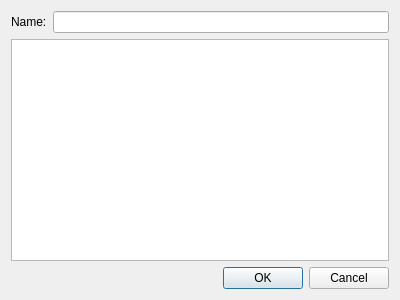
<?xml version="1.0" encoding="UTF-8"?>
<ui version="4.0">
 <class>GuiScriptDialog</class>
 <widget class="QDialog" name="GuiScriptDialog">
  <property name="geometry">
   <rect>
    <x>0</x>
    <y>0</y>
    <width>400</width>
    <height>300</height>
   </rect>
  </property>
  <property name="windowTitle">
   <string>Dialog</string>
  </property>
  <layout class="QVBoxLayout" name="verticalLayout">
   <item>
    <layout class="QFormLayout" name="formLayout">
     <item row="0" column="0">
      <widget class="QLabel" name="label">
       <property name="text">
        <string>Name:</string>
       </property>
      </widget>
     </item>
     <item row="0" column="1">
      <widget class="QLineEdit" name="nameLineEdit"/>
     </item>
    </layout>
   </item>
   <item>
    <widget class="QTextEdit" name="helpText">
     <property name="readOnly">
      <bool>true</bool>
     </property>
    </widget>
   </item>
   <item>
    <widget class="QDialogButtonBox" name="buttonBox">
     <property name="orientation">
      <enum>Qt::Horizontal</enum>
     </property>
     <property name="standardButtons">
      <set>QDialogButtonBox::Cancel|QDialogButtonBox::Ok</set>
     </property>
    </widget>
   </item>
  </layout>
 </widget>
 <resources/>
 <connections>
  <connection>
   <sender>buttonBox</sender>
   <signal>accepted()</signal>
   <receiver>GuiScriptDialog</receiver>
   <slot>accept()</slot>
   <hints>
    <hint type="sourcelabel">
     <x>248</x>
     <y>254</y>
    </hint>
    <hint type="destinationlabel">
     <x>157</x>
     <y>274</y>
    </hint>
   </hints>
  </connection>
  <connection>
   <sender>buttonBox</sender>
   <signal>rejected()</signal>
   <receiver>GuiScriptDialog</receiver>
   <slot>reject()</slot>
   <hints>
    <hint type="sourcelabel">
     <x>316</x>
     <y>260</y>
    </hint>
    <hint type="destinationlabel">
     <x>286</x>
     <y>274</y>
    </hint>
   </hints>
  </connection>
 </connections>
</ui>
